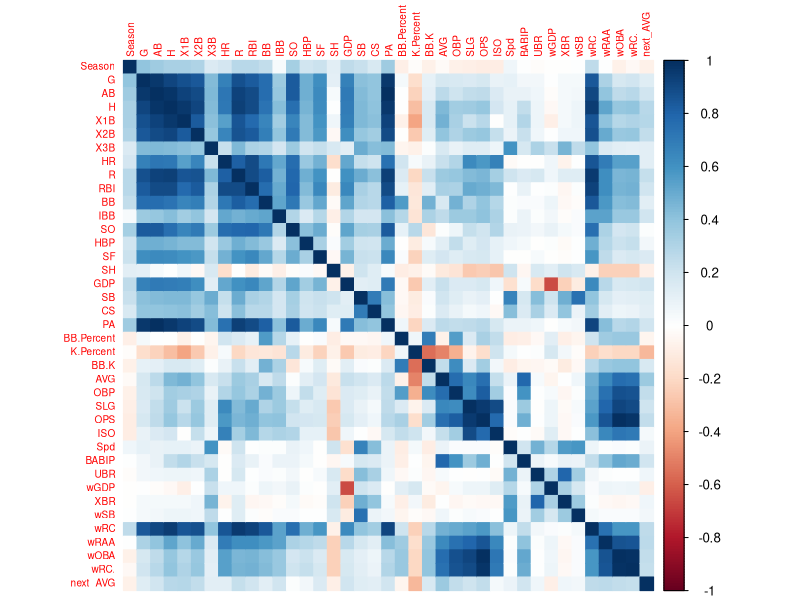

R code for this plot:
## ---- chunk 1
knitr::opts_chunk$set(echo = TRUE)
library(knitr)
library(dplyr)
library(corrplot)
## ---- chunk 2
data <- read.csv("merged.csv")
## ---- chunk 3
num_unique_players <- data %>%
  distinct(Name) %>%       # keep only unique player names
  nrow()                   # count them
## ---- chunk 4

descriptions <- c(
"Season of the game",
"Player name",
"Team abbreviation",
"Games played",
"At bats",
"Hits",
"Singles",
"Doubles",
"Triples",
"Home runs",
"Runs scored",
"RBIs",
"Walks",
"Intentional walks",
"Strikeouts",
"Hit by pitch",
"Sacrifice flies",
"Sacrifice hits",
"Grounded into double plays",
"Stolen bases",
"Caught stealing",
"Plate appearances",
"Walk percentage",
"Strikeout percentage",
"Walk/Strikeout ratio",
"Batting average",
"On-base percentage",
"Slugging percentage",
"OPS",
"Isolated power",
"Speed score",
"BABIP",
"Ultimate base running",
"Weighted GDP",
"Expected runs (XBR)",
"Weighted SB",
"Weighted runs created",
"Weighted RAA",
"Weighted OBA",
"Weighted RC%",
"Next season AVG"
)
head_data <- head(data)
head_data_with_desc <- rbind(descriptions, head_data)
kable(t(head_data_with_desc), caption = "Transposed view of first 6 rows")
## ---- chunk 5
players_per_season <- data %>%
  distinct(Name, Season, .keep_all = TRUE) %>%  # drop duplicates if needed
  group_by(Season) %>%
  summarise(Number_of_Players = n_distinct(Name)) %>%
  arrange(Season)

# Render as a clean table
kable(t(players_per_season), caption = "Total number of players in each season")
## ---- chunk 6
numeric_data <- data[, sapply(data, is.numeric)]

cor_matrix_pearson <- cor(numeric_data, use = "pairwise.complete.obs", method = "pearson")
corrplot(cor_matrix_pearson, method = "color", tl.cex = 0.6)
